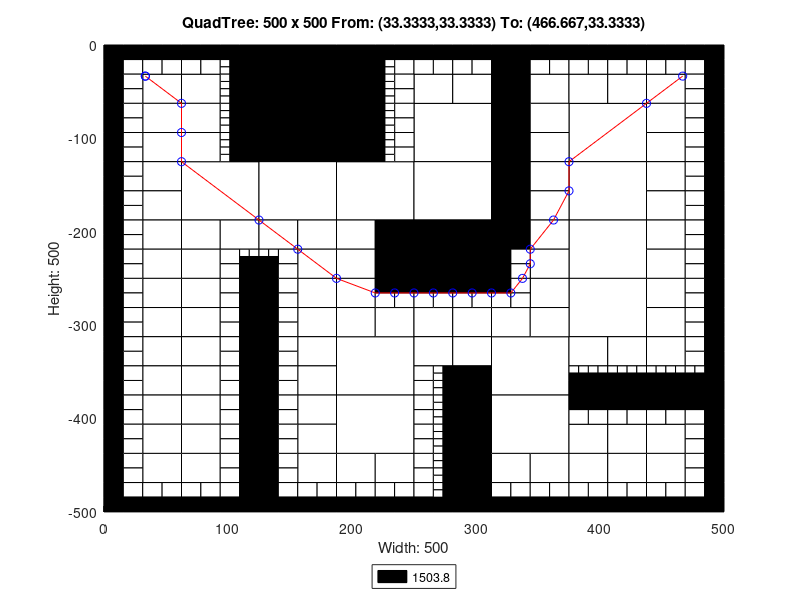

Recreate this plot in MATLAB.
axis([0 500 -500 0]);
title('QuadTree: 500 x 500 From: (33.3333,33.3333) To: (466.667,33.3333)');
xlabel('Width: 500');
ylabel('Height: 500');
rectangle('Position',[125 -62.5 62.5 62.5], 'FaceColor',[0 0 0]);
rectangle('Position',[125 -125 62.5 62.5], 'FaceColor',[0 0 0]);
rectangle('Position',[62.5 -187.5 62.5 62.5], 'FaceColor',[1 1 1]);
rectangle('Position',[125 -187.5 62.5 62.5], 'FaceColor',[1 1 1]);
rectangle('Position',[187.5 -187.5 62.5 62.5], 'FaceColor',[1 1 1]);
rectangle('Position',[250 -125 62.5 62.5], 'FaceColor',[1 1 1]);
rectangle('Position',[375 -125 62.5 62.5], 'FaceColor',[1 1 1]);
rectangle('Position',[250 -187.5 62.5 62.5], 'FaceColor',[1 1 1]);
rectangle('Position',[250 -250 62.5 62.5], 'FaceColor',[0 0 0]);
rectangle('Position',[375 -187.5 62.5 62.5], 'FaceColor',[1 1 1]);
rectangle('Position',[375 -250 62.5 62.5], 'FaceColor',[1 1 1]);
rectangle('Position',[187.5 -375 62.5 62.5], 'FaceColor',[1 1 1]);
rectangle('Position',[187.5 -437.5 62.5 62.5], 'FaceColor',[1 1 1]);
rectangle('Position',[312.5 -375 62.5 62.5], 'FaceColor',[1 1 1]);
rectangle('Position',[375 -312.5 62.5 62.5], 'FaceColor',[1 1 1]);
rectangle('Position',[312.5 -437.5 62.5 62.5], 'FaceColor',[1 1 1]);
rectangle('Position',[31.25 -62.5 31.25 31.25], 'FaceColor',[1 1 1]);
rectangle('Position',[62.5 -62.5 31.25 31.25], 'FaceColor',[1 1 1]);
rectangle('Position',[31.25 -93.75 31.25 31.25], 'FaceColor',[1 1 1]);
rectangle('Position',[31.25 -125 31.25 31.25], 'FaceColor',[1 1 1]);
rectangle('Position',[62.5 -93.75 31.25 31.25], 'FaceColor',[1 1 1]);
rectangle('Position',[62.5 -125 31.25 31.25], 'FaceColor',[1 1 1]);
rectangle('Position',[187.5 -31.25 31.25 31.25], 'FaceColor',[0 0 0]);
rectangle('Position',[187.5 -62.5 31.25 31.25], 'FaceColor',[0 0 0]);
rectangle('Position',[187.5 -93.75 31.25 31.25], 'FaceColor',[0 0 0]);
rectangle('Position',[187.5 -125 31.25 31.25], 'FaceColor',[0 0 0]);
rectangle('Position',[31.25 -156.25 31.25 31.25], 'FaceColor',[1 1 1]);
rectangle('Position',[31.25 -187.5 31.25 31.25], 'FaceColor',[1 1 1]);
rectangle('Position',[31.25 -218.75 31.25 31.25], 'FaceColor',[1 1 1]);
rectangle('Position',[31.25 -250 31.25 31.25], 'FaceColor',[1 1 1]);
rectangle('Position',[62.5 -218.75 31.25 31.25], 'FaceColor',[1 1 1]);
rectangle('Position',[93.75 -218.75 31.25 31.25], 'FaceColor',[1 1 1]);
rectangle('Position',[62.5 -250 31.25 31.25], 'FaceColor',[1 1 1]);
rectangle('Position',[125 -218.75 31.25 31.25], 'FaceColor',[1 1 1]);
rectangle('Position',[156.25 -218.75 31.25 31.25], 'FaceColor',[1 1 1]);
rectangle('Position',[156.25 -250 31.25 31.25], 'FaceColor',[1 1 1]);
rectangle('Position',[187.5 -218.75 31.25 31.25], 'FaceColor',[1 1 1]);
rectangle('Position',[218.75 -218.75 31.25 31.25], 'FaceColor',[0 0 0]);
rectangle('Position',[187.5 -250 31.25 31.25], 'FaceColor',[1 1 1]);
rectangle('Position',[218.75 -250 31.25 31.25], 'FaceColor',[0 0 0]);
rectangle('Position',[250 -62.5 31.25 31.25], 'FaceColor',[1 1 1]);
rectangle('Position',[281.25 -62.5 31.25 31.25], 'FaceColor',[1 1 1]);
rectangle('Position',[312.5 -31.25 31.25 31.25], 'FaceColor',[0 0 0]);
rectangle('Position',[312.5 -62.5 31.25 31.25], 'FaceColor',[0 0 0]);
rectangle('Position',[343.75 -62.5 31.25 31.25], 'FaceColor',[1 1 1]);
rectangle('Position',[312.5 -93.75 31.25 31.25], 'FaceColor',[0 0 0]);
rectangle('Position',[343.75 -93.75 31.25 31.25], 'FaceColor',[1 1 1]);
rectangle('Position',[312.5 -125 31.25 31.25], 'FaceColor',[0 0 0]);
rectangle('Position',[343.75 -125 31.25 31.25], 'FaceColor',[1 1 1]);
rectangle('Position',[375 -62.5 31.25 31.25], 'FaceColor',[1 1 1]);
rectangle('Position',[406.25 -62.5 31.25 31.25], 'FaceColor',[1 1 1]);
rectangle('Position',[437.5 -62.5 31.25 31.25], 'FaceColor',[1 1 1]);
rectangle('Position',[437.5 -93.75 31.25 31.25], 'FaceColor',[1 1 1]);
rectangle('Position',[437.5 -125 31.25 31.25], 'FaceColor',[1 1 1]);
rectangle('Position',[312.5 -156.25 31.25 31.25], 'FaceColor',[0 0 0]);
rectangle('Position',[343.75 -156.25 31.25 31.25], 'FaceColor',[1 1 1]);
rectangle('Position',[312.5 -187.5 31.25 31.25], 'FaceColor',[0 0 0]);
rectangle('Position',[343.75 -187.5 31.25 31.25], 'FaceColor',[1 1 1]);
rectangle('Position',[312.5 -218.75 31.25 31.25], 'FaceColor',[0 0 0]);
rectangle('Position',[343.75 -218.75 31.25 31.25], 'FaceColor',[1 1 1]);
rectangle('Position',[343.75 -250 31.25 31.25], 'FaceColor',[1 1 1]);
rectangle('Position',[437.5 -156.25 31.25 31.25], 'FaceColor',[1 1 1]);
rectangle('Position',[437.5 -187.5 31.25 31.25], 'FaceColor',[1 1 1]);
rectangle('Position',[437.5 -218.75 31.25 31.25], 'FaceColor',[1 1 1]);
rectangle('Position',[437.5 -250 31.25 31.25], 'FaceColor',[1 1 1]);
rectangle('Position',[31.25 -281.25 31.25 31.25], 'FaceColor',[1 1 1]);
rectangle('Position',[31.25 -312.5 31.25 31.25], 'FaceColor',[1 1 1]);
rectangle('Position',[62.5 -281.25 31.25 31.25], 'FaceColor',[1 1 1]);
rectangle('Position',[62.5 -312.5 31.25 31.25], 'FaceColor',[1 1 1]);
rectangle('Position',[31.25 -343.75 31.25 31.25], 'FaceColor',[1 1 1]);
rectangle('Position',[31.25 -375 31.25 31.25], 'FaceColor',[1 1 1]);
rectangle('Position',[62.5 -343.75 31.25 31.25], 'FaceColor',[1 1 1]);
rectangle('Position',[62.5 -375 31.25 31.25], 'FaceColor',[1 1 1]);
rectangle('Position',[156.25 -281.25 31.25 31.25], 'FaceColor',[1 1 1]);
rectangle('Position',[156.25 -312.5 31.25 31.25], 'FaceColor',[1 1 1]);
rectangle('Position',[187.5 -281.25 31.25 31.25], 'FaceColor',[1 1 1]);
rectangle('Position',[187.5 -312.5 31.25 31.25], 'FaceColor',[1 1 1]);
rectangle('Position',[218.75 -312.5 31.25 31.25], 'FaceColor',[1 1 1]);
rectangle('Position',[156.25 -343.75 31.25 31.25], 'FaceColor',[1 1 1]);
rectangle('Position',[156.25 -375 31.25 31.25], 'FaceColor',[1 1 1]);
rectangle('Position',[31.25 -406.25 31.25 31.25], 'FaceColor',[1 1 1]);
rectangle('Position',[31.25 -437.5 31.25 31.25], 'FaceColor',[1 1 1]);
rectangle('Position',[62.5 -406.25 31.25 31.25], 'FaceColor',[1 1 1]);
rectangle('Position',[62.5 -437.5 31.25 31.25], 'FaceColor',[1 1 1]);
rectangle('Position',[31.25 -468.75 31.25 31.25], 'FaceColor',[1 1 1]);
rectangle('Position',[62.5 -468.75 31.25 31.25], 'FaceColor',[1 1 1]);
rectangle('Position',[156.25 -406.25 31.25 31.25], 'FaceColor',[1 1 1]);
rectangle('Position',[156.25 -437.5 31.25 31.25], 'FaceColor',[1 1 1]);
rectangle('Position',[156.25 -468.75 31.25 31.25], 'FaceColor',[1 1 1]);
rectangle('Position',[187.5 -468.75 31.25 31.25], 'FaceColor',[1 1 1]);
rectangle('Position',[218.75 -468.75 31.25 31.25], 'FaceColor',[1 1 1]);
rectangle('Position',[250 -312.5 31.25 31.25], 'FaceColor',[1 1 1]);
rectangle('Position',[281.25 -312.5 31.25 31.25], 'FaceColor',[1 1 1]);
rectangle('Position',[343.75 -281.25 31.25 31.25], 'FaceColor',[1 1 1]);
rectangle('Position',[312.5 -312.5 31.25 31.25], 'FaceColor',[1 1 1]);
rectangle('Position',[343.75 -312.5 31.25 31.25], 'FaceColor',[1 1 1]);
rectangle('Position',[250 -343.75 31.25 31.25], 'FaceColor',[1 1 1]);
rectangle('Position',[281.25 -343.75 31.25 31.25], 'FaceColor',[1 1 1]);
rectangle('Position',[281.25 -375 31.25 31.25], 'FaceColor',[0 0 0]);
rectangle('Position',[437.5 -281.25 31.25 31.25], 'FaceColor',[1 1 1]);
rectangle('Position',[437.5 -312.5 31.25 31.25], 'FaceColor',[1 1 1]);
rectangle('Position',[375 -343.75 31.25 31.25], 'FaceColor',[1 1 1]);
rectangle('Position',[406.25 -343.75 31.25 31.25], 'FaceColor',[1 1 1]);
rectangle('Position',[437.5 -343.75 31.25 31.25], 'FaceColor',[1 1 1]);
rectangle('Position',[281.25 -406.25 31.25 31.25], 'FaceColor',[0 0 0]);
rectangle('Position',[281.25 -437.5 31.25 31.25], 'FaceColor',[0 0 0]);
rectangle('Position',[281.25 -468.75 31.25 31.25], 'FaceColor',[0 0 0]);
rectangle('Position',[281.25 -500 31.25 31.25], 'FaceColor',[0 0 0]);
rectangle('Position',[312.5 -468.75 31.25 31.25], 'FaceColor',[1 1 1]);
rectangle('Position',[343.75 -468.75 31.25 31.25], 'FaceColor',[1 1 1]);
rectangle('Position',[375 -437.5 31.25 31.25], 'FaceColor',[1 1 1]);
rectangle('Position',[406.25 -437.5 31.25 31.25], 'FaceColor',[1 1 1]);
rectangle('Position',[437.5 -437.5 31.25 31.25], 'FaceColor',[1 1 1]);
rectangle('Position',[375 -468.75 31.25 31.25], 'FaceColor',[1 1 1]);
rectangle('Position',[406.25 -468.75 31.25 31.25], 'FaceColor',[1 1 1]);
rectangle('Position',[437.5 -468.75 31.25 31.25], 'FaceColor',[1 1 1]);
rectangle('Position',[0 -15.625 15.625 15.625], 'FaceColor',[0 0 0]);
rectangle('Position',[15.625 -15.625 15.625 15.625], 'FaceColor',[0 0 0]);
rectangle('Position',[0 -31.25 15.625 15.625], 'FaceColor',[0 0 0]);
rectangle('Position',[15.625 -31.25 15.625 15.625], 'FaceColor',[1 1 1]);
rectangle('Position',[31.25 -15.625 15.625 15.625], 'FaceColor',[0 0 0]);
rectangle('Position',[46.875 -15.625 15.625 15.625], 'FaceColor',[0 0 0]);
rectangle('Position',[31.25 -31.25 15.625 15.625], 'FaceColor',[1 1 1]);
rectangle('Position',[46.875 -31.25 15.625 15.625], 'FaceColor',[1 1 1]);
rectangle('Position',[0 -46.875 15.625 15.625], 'FaceColor',[0 0 0]);
rectangle('Position',[15.625 -46.875 15.625 15.625], 'FaceColor',[1 1 1]);
rectangle('Position',[0 -62.5 15.625 15.625], 'FaceColor',[0 0 0]);
rectangle('Position',[15.625 -62.5 15.625 15.625], 'FaceColor',[1 1 1]);
rectangle('Position',[62.5 -15.625 15.625 15.625], 'FaceColor',[0 0 0]);
rectangle('Position',[78.125 -15.625 15.625 15.625], 'FaceColor',[0 0 0]);
rectangle('Position',[62.5 -31.25 15.625 15.625], 'FaceColor',[1 1 1]);
rectangle('Position',[78.125 -31.25 15.625 15.625], 'FaceColor',[1 1 1]);
rectangle('Position',[93.75 -15.625 15.625 15.625], 'FaceColor',[0 0 0]);
rectangle('Position',[109.375 -15.625 15.625 15.625], 'FaceColor',[0 0 0]);
rectangle('Position',[109.375 -31.25 15.625 15.625], 'FaceColor',[0 0 0]);
rectangle('Position',[109.375 -46.875 15.625 15.625], 'FaceColor',[0 0 0]);
rectangle('Position',[109.375 -62.5 15.625 15.625], 'FaceColor',[0 0 0]);
rectangle('Position',[0 -78.125 15.625 15.625], 'FaceColor',[0 0 0]);
rectangle('Position',[15.625 -78.125 15.625 15.625], 'FaceColor',[1 1 1]);
rectangle('Position',[0 -93.75 15.625 15.625], 'FaceColor',[0 0 0]);
rectangle('Position',[15.625 -93.75 15.625 15.625], 'FaceColor',[1 1 1]);
rectangle('Position',[0 -109.375 15.625 15.625], 'FaceColor',[0 0 0]);
rectangle('Position',[15.625 -109.375 15.625 15.625], 'FaceColor',[1 1 1]);
rectangle('Position',[0 -125 15.625 15.625], 'FaceColor',[0 0 0]);
rectangle('Position',[15.625 -125 15.625 15.625], 'FaceColor',[1 1 1]);
rectangle('Position',[109.375 -78.125 15.625 15.625], 'FaceColor',[0 0 0]);
rectangle('Position',[109.375 -93.75 15.625 15.625], 'FaceColor',[0 0 0]);
rectangle('Position',[109.375 -109.375 15.625 15.625], 'FaceColor',[0 0 0]);
rectangle('Position',[109.375 -125 15.625 15.625], 'FaceColor',[0 0 0]);
rectangle('Position',[218.75 -15.625 15.625 15.625], 'FaceColor',[0 0 0]);
rectangle('Position',[234.375 -15.625 15.625 15.625], 'FaceColor',[0 0 0]);
rectangle('Position',[234.375 -31.25 15.625 15.625], 'FaceColor',[1 1 1]);
rectangle('Position',[234.375 -46.875 15.625 15.625], 'FaceColor',[1 1 1]);
rectangle('Position',[234.375 -62.5 15.625 15.625], 'FaceColor',[1 1 1]);
rectangle('Position',[234.375 -78.125 15.625 15.625], 'FaceColor',[1 1 1]);
rectangle('Position',[234.375 -93.75 15.625 15.625], 'FaceColor',[1 1 1]);
rectangle('Position',[234.375 -109.375 15.625 15.625], 'FaceColor',[1 1 1]);
rectangle('Position',[234.375 -125 15.625 15.625], 'FaceColor',[1 1 1]);
rectangle('Position',[0 -140.625 15.625 15.625], 'FaceColor',[0 0 0]);
rectangle('Position',[15.625 -140.625 15.625 15.625], 'FaceColor',[1 1 1]);
rectangle('Position',[0 -156.25 15.625 15.625], 'FaceColor',[0 0 0]);
rectangle('Position',[15.625 -156.25 15.625 15.625], 'FaceColor',[1 1 1]);
rectangle('Position',[0 -171.875 15.625 15.625], 'FaceColor',[0 0 0]);
rectangle('Position',[15.625 -171.875 15.625 15.625], 'FaceColor',[1 1 1]);
rectangle('Position',[0 -187.5 15.625 15.625], 'FaceColor',[0 0 0]);
rectangle('Position',[15.625 -187.5 15.625 15.625], 'FaceColor',[1 1 1]);
rectangle('Position',[0 -203.125 15.625 15.625], 'FaceColor',[0 0 0]);
rectangle('Position',[15.625 -203.125 15.625 15.625], 'FaceColor',[1 1 1]);
rectangle('Position',[0 -218.75 15.625 15.625], 'FaceColor',[0 0 0]);
rectangle('Position',[15.625 -218.75 15.625 15.625], 'FaceColor',[1 1 1]);
rectangle('Position',[0 -234.375 15.625 15.625], 'FaceColor',[0 0 0]);
rectangle('Position',[15.625 -234.375 15.625 15.625], 'FaceColor',[1 1 1]);
rectangle('Position',[0 -250 15.625 15.625], 'FaceColor',[0 0 0]);
rectangle('Position',[15.625 -250 15.625 15.625], 'FaceColor',[1 1 1]);
rectangle('Position',[93.75 -234.375 15.625 15.625], 'FaceColor',[1 1 1]);
rectangle('Position',[93.75 -250 15.625 15.625], 'FaceColor',[1 1 1]);
rectangle('Position',[109.375 -250 15.625 15.625], 'FaceColor',[0 0 0]);
rectangle('Position',[140.625 -234.375 15.625 15.625], 'FaceColor',[1 1 1]);
rectangle('Position',[125 -250 15.625 15.625], 'FaceColor',[0 0 0]);
rectangle('Position',[140.625 -250 15.625 15.625], 'FaceColor',[1 1 1]);
rectangle('Position',[250 -15.625 15.625 15.625], 'FaceColor',[0 0 0]);
rectangle('Position',[265.625 -15.625 15.625 15.625], 'FaceColor',[0 0 0]);
rectangle('Position',[250 -31.25 15.625 15.625], 'FaceColor',[1 1 1]);
rectangle('Position',[265.625 -31.25 15.625 15.625], 'FaceColor',[1 1 1]);
rectangle('Position',[281.25 -15.625 15.625 15.625], 'FaceColor',[0 0 0]);
rectangle('Position',[296.875 -15.625 15.625 15.625], 'FaceColor',[0 0 0]);
rectangle('Position',[281.25 -31.25 15.625 15.625], 'FaceColor',[1 1 1]);
rectangle('Position',[296.875 -31.25 15.625 15.625], 'FaceColor',[1 1 1]);
rectangle('Position',[343.75 -15.625 15.625 15.625], 'FaceColor',[0 0 0]);
rectangle('Position',[359.375 -15.625 15.625 15.625], 'FaceColor',[0 0 0]);
rectangle('Position',[343.75 -31.25 15.625 15.625], 'FaceColor',[1 1 1]);
rectangle('Position',[359.375 -31.25 15.625 15.625], 'FaceColor',[1 1 1]);
rectangle('Position',[375 -15.625 15.625 15.625], 'FaceColor',[0 0 0]);
rectangle('Position',[390.625 -15.625 15.625 15.625], 'FaceColor',[0 0 0]);
rectangle('Position',[375 -31.25 15.625 15.625], 'FaceColor',[1 1 1]);
rectangle('Position',[390.625 -31.25 15.625 15.625], 'FaceColor',[1 1 1]);
rectangle('Position',[406.25 -15.625 15.625 15.625], 'FaceColor',[0 0 0]);
rectangle('Position',[421.875 -15.625 15.625 15.625], 'FaceColor',[0 0 0]);
rectangle('Position',[406.25 -31.25 15.625 15.625], 'FaceColor',[1 1 1]);
rectangle('Position',[421.875 -31.25 15.625 15.625], 'FaceColor',[1 1 1]);
rectangle('Position',[437.5 -15.625 15.625 15.625], 'FaceColor',[0 0 0]);
rectangle('Position',[453.125 -15.625 15.625 15.625], 'FaceColor',[0 0 0]);
rectangle('Position',[437.5 -31.25 15.625 15.625], 'FaceColor',[1 1 1]);
rectangle('Position',[453.125 -31.25 15.625 15.625], 'FaceColor',[1 1 1]);
rectangle('Position',[468.75 -15.625 15.625 15.625], 'FaceColor',[0 0 0]);
rectangle('Position',[484.375 -15.625 15.625 15.625], 'FaceColor',[0 0 0]);
rectangle('Position',[468.75 -31.25 15.625 15.625], 'FaceColor',[1 1 1]);
rectangle('Position',[484.375 -31.25 15.625 15.625], 'FaceColor',[0 0 0]);
rectangle('Position',[468.75 -46.875 15.625 15.625], 'FaceColor',[1 1 1]);
rectangle('Position',[484.375 -46.875 15.625 15.625], 'FaceColor',[0 0 0]);
rectangle('Position',[468.75 -62.5 15.625 15.625], 'FaceColor',[1 1 1]);
rectangle('Position',[484.375 -62.5 15.625 15.625], 'FaceColor',[0 0 0]);
rectangle('Position',[468.75 -78.125 15.625 15.625], 'FaceColor',[1 1 1]);
rectangle('Position',[484.375 -78.125 15.625 15.625], 'FaceColor',[0 0 0]);
rectangle('Position',[468.75 -93.75 15.625 15.625], 'FaceColor',[1 1 1]);
rectangle('Position',[484.375 -93.75 15.625 15.625], 'FaceColor',[0 0 0]);
rectangle('Position',[468.75 -109.375 15.625 15.625], 'FaceColor',[1 1 1]);
rectangle('Position',[484.375 -109.375 15.625 15.625], 'FaceColor',[0 0 0]);
rectangle('Position',[468.75 -125 15.625 15.625], 'FaceColor',[1 1 1]);
rectangle('Position',[484.375 -125 15.625 15.625], 'FaceColor',[0 0 0]);
rectangle('Position',[312.5 -234.375 15.625 15.625], 'FaceColor',[0 0 0]);
rectangle('Position',[328.125 -234.375 15.625 15.625], 'FaceColor',[1 1 1]);
rectangle('Position',[312.5 -250 15.625 15.625], 'FaceColor',[0 0 0]);
rectangle('Position',[328.125 -250 15.625 15.625], 'FaceColor',[1 1 1]);
rectangle('Position',[468.75 -140.625 15.625 15.625], 'FaceColor',[1 1 1]);
rectangle('Position',[484.375 -140.625 15.625 15.625], 'FaceColor',[0 0 0]);
rectangle('Position',[468.75 -156.25 15.625 15.625], 'FaceColor',[1 1 1]);
rectangle('Position',[484.375 -156.25 15.625 15.625], 'FaceColor',[0 0 0]);
rectangle('Position',[468.75 -171.875 15.625 15.625], 'FaceColor',[1 1 1]);
rectangle('Position',[484.375 -171.875 15.625 15.625], 'FaceColor',[0 0 0]);
rectangle('Position',[468.75 -187.5 15.625 15.625], 'FaceColor',[1 1 1]);
rectangle('Position',[484.375 -187.5 15.625 15.625], 'FaceColor',[0 0 0]);
rectangle('Position',[468.75 -203.125 15.625 15.625], 'FaceColor',[1 1 1]);
rectangle('Position',[484.375 -203.125 15.625 15.625], 'FaceColor',[0 0 0]);
rectangle('Position',[468.75 -218.75 15.625 15.625], 'FaceColor',[1 1 1]);
rectangle('Position',[484.375 -218.75 15.625 15.625], 'FaceColor',[0 0 0]);
rectangle('Position',[468.75 -234.375 15.625 15.625], 'FaceColor',[1 1 1]);
rectangle('Position',[484.375 -234.375 15.625 15.625], 'FaceColor',[0 0 0]);
rectangle('Position',[468.75 -250 15.625 15.625], 'FaceColor',[1 1 1]);
rectangle('Position',[484.375 -250 15.625 15.625], 'FaceColor',[0 0 0]);
rectangle('Position',[0 -265.625 15.625 15.625], 'FaceColor',[0 0 0]);
rectangle('Position',[15.625 -265.625 15.625 15.625], 'FaceColor',[1 1 1]);
rectangle('Position',[0 -281.25 15.625 15.625], 'FaceColor',[0 0 0]);
rectangle('Position',[15.625 -281.25 15.625 15.625], 'FaceColor',[1 1 1]);
rectangle('Position',[0 -296.875 15.625 15.625], 'FaceColor',[0 0 0]);
rectangle('Position',[15.625 -296.875 15.625 15.625], 'FaceColor',[1 1 1]);
rectangle('Position',[0 -312.5 15.625 15.625], 'FaceColor',[0 0 0]);
rectangle('Position',[15.625 -312.5 15.625 15.625], 'FaceColor',[1 1 1]);
rectangle('Position',[93.75 -265.625 15.625 15.625], 'FaceColor',[1 1 1]);
rectangle('Position',[109.375 -265.625 15.625 15.625], 'FaceColor',[0 0 0]);
rectangle('Position',[93.75 -281.25 15.625 15.625], 'FaceColor',[1 1 1]);
rectangle('Position',[109.375 -281.25 15.625 15.625], 'FaceColor',[0 0 0]);
rectangle('Position',[93.75 -296.875 15.625 15.625], 'FaceColor',[1 1 1]);
rectangle('Position',[109.375 -296.875 15.625 15.625], 'FaceColor',[0 0 0]);
rectangle('Position',[93.75 -312.5 15.625 15.625], 'FaceColor',[1 1 1]);
rectangle('Position',[109.375 -312.5 15.625 15.625], 'FaceColor',[0 0 0]);
rectangle('Position',[0 -328.125 15.625 15.625], 'FaceColor',[0 0 0]);
rectangle('Position',[15.625 -328.125 15.625 15.625], 'FaceColor',[1 1 1]);
rectangle('Position',[0 -343.75 15.625 15.625], 'FaceColor',[0 0 0]);
rectangle('Position',[15.625 -343.75 15.625 15.625], 'FaceColor',[1 1 1]);
rectangle('Position',[0 -359.375 15.625 15.625], 'FaceColor',[0 0 0]);
rectangle('Position',[15.625 -359.375 15.625 15.625], 'FaceColor',[1 1 1]);
rectangle('Position',[0 -375 15.625 15.625], 'FaceColor',[0 0 0]);
rectangle('Position',[15.625 -375 15.625 15.625], 'FaceColor',[1 1 1]);
rectangle('Position',[93.75 -328.125 15.625 15.625], 'FaceColor',[1 1 1]);
rectangle('Position',[109.375 -328.125 15.625 15.625], 'FaceColor',[0 0 0]);
rectangle('Position',[93.75 -343.75 15.625 15.625], 'FaceColor',[1 1 1]);
rectangle('Position',[109.375 -343.75 15.625 15.625], 'FaceColor',[0 0 0]);
rectangle('Position',[93.75 -359.375 15.625 15.625], 'FaceColor',[1 1 1]);
rectangle('Position',[109.375 -359.375 15.625 15.625], 'FaceColor',[0 0 0]);
rectangle('Position',[93.75 -375 15.625 15.625], 'FaceColor',[1 1 1]);
rectangle('Position',[109.375 -375 15.625 15.625], 'FaceColor',[0 0 0]);
rectangle('Position',[125 -265.625 15.625 15.625], 'FaceColor',[0 0 0]);
rectangle('Position',[140.625 -265.625 15.625 15.625], 'FaceColor',[1 1 1]);
rectangle('Position',[125 -281.25 15.625 15.625], 'FaceColor',[0 0 0]);
rectangle('Position',[140.625 -281.25 15.625 15.625], 'FaceColor',[1 1 1]);
rectangle('Position',[125 -296.875 15.625 15.625], 'FaceColor',[0 0 0]);
rectangle('Position',[140.625 -296.875 15.625 15.625], 'FaceColor',[1 1 1]);
rectangle('Position',[125 -312.5 15.625 15.625], 'FaceColor',[0 0 0]);
rectangle('Position',[140.625 -312.5 15.625 15.625], 'FaceColor',[1 1 1]);
rectangle('Position',[218.75 -265.625 15.625 15.625], 'FaceColor',[0 0 0]);
rectangle('Position',[234.375 -265.625 15.625 15.625], 'FaceColor',[0 0 0]);
rectangle('Position',[218.75 -281.25 15.625 15.625], 'FaceColor',[1 1 1]);
rectangle('Position',[234.375 -281.25 15.625 15.625], 'FaceColor',[1 1 1]);
rectangle('Position',[125 -328.125 15.625 15.625], 'FaceColor',[0 0 0]);
rectangle('Position',[140.625 -328.125 15.625 15.625], 'FaceColor',[1 1 1]);
rectangle('Position',[125 -343.75 15.625 15.625], 'FaceColor',[0 0 0]);
rectangle('Position',[140.625 -343.75 15.625 15.625], 'FaceColor',[1 1 1]);
rectangle('Position',[125 -359.375 15.625 15.625], 'FaceColor',[0 0 0]);
rectangle('Position',[140.625 -359.375 15.625 15.625], 'FaceColor',[1 1 1]);
rectangle('Position',[125 -375 15.625 15.625], 'FaceColor',[0 0 0]);
rectangle('Position',[140.625 -375 15.625 15.625], 'FaceColor',[1 1 1]);
rectangle('Position',[0 -390.625 15.625 15.625], 'FaceColor',[0 0 0]);
rectangle('Position',[15.625 -390.625 15.625 15.625], 'FaceColor',[1 1 1]);
rectangle('Position',[0 -406.25 15.625 15.625], 'FaceColor',[0 0 0]);
rectangle('Position',[15.625 -406.25 15.625 15.625], 'FaceColor',[1 1 1]);
rectangle('Position',[0 -421.875 15.625 15.625], 'FaceColor',[0 0 0]);
rectangle('Position',[15.625 -421.875 15.625 15.625], 'FaceColor',[1 1 1]);
rectangle('Position',[0 -437.5 15.625 15.625], 'FaceColor',[0 0 0]);
rectangle('Position',[15.625 -437.5 15.625 15.625], 'FaceColor',[1 1 1]);
rectangle('Position',[93.75 -390.625 15.625 15.625], 'FaceColor',[1 1 1]);
rectangle('Position',[109.375 -390.625 15.625 15.625], 'FaceColor',[0 0 0]);
rectangle('Position',[93.75 -406.25 15.625 15.625], 'FaceColor',[1 1 1]);
rectangle('Position',[109.375 -406.25 15.625 15.625], 'FaceColor',[0 0 0]);
rectangle('Position',[93.75 -421.875 15.625 15.625], 'FaceColor',[1 1 1]);
rectangle('Position',[109.375 -421.875 15.625 15.625], 'FaceColor',[0 0 0]);
rectangle('Position',[93.75 -437.5 15.625 15.625], 'FaceColor',[1 1 1]);
rectangle('Position',[109.375 -437.5 15.625 15.625], 'FaceColor',[0 0 0]);
rectangle('Position',[0 -453.125 15.625 15.625], 'FaceColor',[0 0 0]);
rectangle('Position',[15.625 -453.125 15.625 15.625], 'FaceColor',[1 1 1]);
rectangle('Position',[0 -468.75 15.625 15.625], 'FaceColor',[0 0 0]);
rectangle('Position',[15.625 -468.75 15.625 15.625], 'FaceColor',[1 1 1]);
rectangle('Position',[0 -484.375 15.625 15.625], 'FaceColor',[0 0 0]);
rectangle('Position',[15.625 -484.375 15.625 15.625], 'FaceColor',[1 1 1]);
rectangle('Position',[0 -500 15.625 15.625], 'FaceColor',[0 0 0]);
rectangle('Position',[15.625 -500 15.625 15.625], 'FaceColor',[0 0 0]);
rectangle('Position',[31.25 -484.375 15.625 15.625], 'FaceColor',[1 1 1]);
rectangle('Position',[46.875 -484.375 15.625 15.625], 'FaceColor',[1 1 1]);
rectangle('Position',[31.25 -500 15.625 15.625], 'FaceColor',[0 0 0]);
rectangle('Position',[46.875 -500 15.625 15.625], 'FaceColor',[0 0 0]);
rectangle('Position',[93.75 -453.125 15.625 15.625], 'FaceColor',[1 1 1]);
rectangle('Position',[109.375 -453.125 15.625 15.625], 'FaceColor',[0 0 0]);
rectangle('Position',[93.75 -468.75 15.625 15.625], 'FaceColor',[1 1 1]);
rectangle('Position',[109.375 -468.75 15.625 15.625], 'FaceColor',[0 0 0]);
rectangle('Position',[62.5 -484.375 15.625 15.625], 'FaceColor',[1 1 1]);
rectangle('Position',[78.125 -484.375 15.625 15.625], 'FaceColor',[1 1 1]);
rectangle('Position',[62.5 -500 15.625 15.625], 'FaceColor',[0 0 0]);
rectangle('Position',[78.125 -500 15.625 15.625], 'FaceColor',[0 0 0]);
rectangle('Position',[93.75 -484.375 15.625 15.625], 'FaceColor',[1 1 1]);
rectangle('Position',[109.375 -484.375 15.625 15.625], 'FaceColor',[0 0 0]);
rectangle('Position',[93.75 -500 15.625 15.625], 'FaceColor',[0 0 0]);
rectangle('Position',[109.375 -500 15.625 15.625], 'FaceColor',[0 0 0]);
rectangle('Position',[125 -390.625 15.625 15.625], 'FaceColor',[0 0 0]);
rectangle('Position',[140.625 -390.625 15.625 15.625], 'FaceColor',[1 1 1]);
rectangle('Position',[125 -406.25 15.625 15.625], 'FaceColor',[0 0 0]);
rectangle('Position',[140.625 -406.25 15.625 15.625], 'FaceColor',[1 1 1]);
rectangle('Position',[125 -421.875 15.625 15.625], 'FaceColor',[0 0 0]);
rectangle('Position',[140.625 -421.875 15.625 15.625], 'FaceColor',[1 1 1]);
rectangle('Position',[125 -437.5 15.625 15.625], 'FaceColor',[0 0 0]);
rectangle('Position',[140.625 -437.5 15.625 15.625], 'FaceColor',[1 1 1]);
rectangle('Position',[125 -453.125 15.625 15.625], 'FaceColor',[0 0 0]);
rectangle('Position',[140.625 -453.125 15.625 15.625], 'FaceColor',[1 1 1]);
rectangle('Position',[125 -468.75 15.625 15.625], 'FaceColor',[0 0 0]);
rectangle('Position',[140.625 -468.75 15.625 15.625], 'FaceColor',[1 1 1]);
rectangle('Position',[125 -484.375 15.625 15.625], 'FaceColor',[0 0 0]);
rectangle('Position',[140.625 -484.375 15.625 15.625], 'FaceColor',[1 1 1]);
rectangle('Position',[125 -500 15.625 15.625], 'FaceColor',[0 0 0]);
rectangle('Position',[140.625 -500 15.625 15.625], 'FaceColor',[0 0 0]);
rectangle('Position',[156.25 -484.375 15.625 15.625], 'FaceColor',[1 1 1]);
rectangle('Position',[171.875 -484.375 15.625 15.625], 'FaceColor',[1 1 1]);
rectangle('Position',[156.25 -500 15.625 15.625], 'FaceColor',[0 0 0]);
rectangle('Position',[171.875 -500 15.625 15.625], 'FaceColor',[0 0 0]);
rectangle('Position',[187.5 -484.375 15.625 15.625], 'FaceColor',[1 1 1]);
rectangle('Position',[203.125 -484.375 15.625 15.625], 'FaceColor',[1 1 1]);
rectangle('Position',[187.5 -500 15.625 15.625], 'FaceColor',[0 0 0]);
rectangle('Position',[203.125 -500 15.625 15.625], 'FaceColor',[0 0 0]);
rectangle('Position',[218.75 -484.375 15.625 15.625], 'FaceColor',[1 1 1]);
rectangle('Position',[234.375 -484.375 15.625 15.625], 'FaceColor',[1 1 1]);
rectangle('Position',[218.75 -500 15.625 15.625], 'FaceColor',[0 0 0]);
rectangle('Position',[234.375 -500 15.625 15.625], 'FaceColor',[0 0 0]);
rectangle('Position',[250 -265.625 15.625 15.625], 'FaceColor',[0 0 0]);
rectangle('Position',[265.625 -265.625 15.625 15.625], 'FaceColor',[0 0 0]);
rectangle('Position',[250 -281.25 15.625 15.625], 'FaceColor',[1 1 1]);
rectangle('Position',[265.625 -281.25 15.625 15.625], 'FaceColor',[1 1 1]);
rectangle('Position',[281.25 -265.625 15.625 15.625], 'FaceColor',[0 0 0]);
rectangle('Position',[296.875 -265.625 15.625 15.625], 'FaceColor',[0 0 0]);
rectangle('Position',[281.25 -281.25 15.625 15.625], 'FaceColor',[1 1 1]);
rectangle('Position',[296.875 -281.25 15.625 15.625], 'FaceColor',[1 1 1]);
rectangle('Position',[312.5 -265.625 15.625 15.625], 'FaceColor',[0 0 0]);
rectangle('Position',[328.125 -265.625 15.625 15.625], 'FaceColor',[1 1 1]);
rectangle('Position',[312.5 -281.25 15.625 15.625], 'FaceColor',[1 1 1]);
rectangle('Position',[328.125 -281.25 15.625 15.625], 'FaceColor',[1 1 1]);
rectangle('Position',[250 -359.375 15.625 15.625], 'FaceColor',[1 1 1]);
rectangle('Position',[250 -375 15.625 15.625], 'FaceColor',[1 1 1]);
rectangle('Position',[468.75 -265.625 15.625 15.625], 'FaceColor',[1 1 1]);
rectangle('Position',[484.375 -265.625 15.625 15.625], 'FaceColor',[0 0 0]);
rectangle('Position',[468.75 -281.25 15.625 15.625], 'FaceColor',[1 1 1]);
rectangle('Position',[484.375 -281.25 15.625 15.625], 'FaceColor',[0 0 0]);
rectangle('Position',[468.75 -296.875 15.625 15.625], 'FaceColor',[1 1 1]);
rectangle('Position',[484.375 -296.875 15.625 15.625], 'FaceColor',[0 0 0]);
rectangle('Position',[468.75 -312.5 15.625 15.625], 'FaceColor',[1 1 1]);
rectangle('Position',[484.375 -312.5 15.625 15.625], 'FaceColor',[0 0 0]);
rectangle('Position',[375 -375 15.625 15.625], 'FaceColor',[0 0 0]);
rectangle('Position',[390.625 -375 15.625 15.625], 'FaceColor',[0 0 0]);
rectangle('Position',[406.25 -375 15.625 15.625], 'FaceColor',[0 0 0]);
rectangle('Position',[421.875 -375 15.625 15.625], 'FaceColor',[0 0 0]);
rectangle('Position',[468.75 -328.125 15.625 15.625], 'FaceColor',[1 1 1]);
rectangle('Position',[484.375 -328.125 15.625 15.625], 'FaceColor',[0 0 0]);
rectangle('Position',[468.75 -343.75 15.625 15.625], 'FaceColor',[1 1 1]);
rectangle('Position',[484.375 -343.75 15.625 15.625], 'FaceColor',[0 0 0]);
rectangle('Position',[437.5 -375 15.625 15.625], 'FaceColor',[0 0 0]);
rectangle('Position',[453.125 -375 15.625 15.625], 'FaceColor',[0 0 0]);
rectangle('Position',[484.375 -359.375 15.625 15.625], 'FaceColor',[0 0 0]);
rectangle('Position',[468.75 -375 15.625 15.625], 'FaceColor',[0 0 0]);
rectangle('Position',[484.375 -375 15.625 15.625], 'FaceColor',[0 0 0]);
rectangle('Position',[250 -390.625 15.625 15.625], 'FaceColor',[1 1 1]);
rectangle('Position',[250 -406.25 15.625 15.625], 'FaceColor',[1 1 1]);
rectangle('Position',[250 -421.875 15.625 15.625], 'FaceColor',[1 1 1]);
rectangle('Position',[250 -437.5 15.625 15.625], 'FaceColor',[1 1 1]);
rectangle('Position',[250 -453.125 15.625 15.625], 'FaceColor',[1 1 1]);
rectangle('Position',[250 -468.75 15.625 15.625], 'FaceColor',[1 1 1]);
rectangle('Position',[250 -484.375 15.625 15.625], 'FaceColor',[1 1 1]);
rectangle('Position',[250 -500 15.625 15.625], 'FaceColor',[0 0 0]);
rectangle('Position',[265.625 -500 15.625 15.625], 'FaceColor',[0 0 0]);
rectangle('Position',[312.5 -484.375 15.625 15.625], 'FaceColor',[1 1 1]);
rectangle('Position',[328.125 -484.375 15.625 15.625], 'FaceColor',[1 1 1]);
rectangle('Position',[312.5 -500 15.625 15.625], 'FaceColor',[0 0 0]);
rectangle('Position',[328.125 -500 15.625 15.625], 'FaceColor',[0 0 0]);
rectangle('Position',[343.75 -484.375 15.625 15.625], 'FaceColor',[1 1 1]);
rectangle('Position',[359.375 -484.375 15.625 15.625], 'FaceColor',[1 1 1]);
rectangle('Position',[343.75 -500 15.625 15.625], 'FaceColor',[0 0 0]);
rectangle('Position',[359.375 -500 15.625 15.625], 'FaceColor',[0 0 0]);
rectangle('Position',[375 -390.625 15.625 15.625], 'FaceColor',[0 0 0]);
rectangle('Position',[390.625 -390.625 15.625 15.625], 'FaceColor',[0 0 0]);
rectangle('Position',[375 -406.25 15.625 15.625], 'FaceColor',[1 1 1]);
rectangle('Position',[390.625 -406.25 15.625 15.625], 'FaceColor',[1 1 1]);
rectangle('Position',[406.25 -390.625 15.625 15.625], 'FaceColor',[0 0 0]);
rectangle('Position',[421.875 -390.625 15.625 15.625], 'FaceColor',[0 0 0]);
rectangle('Position',[406.25 -406.25 15.625 15.625], 'FaceColor',[1 1 1]);
rectangle('Position',[421.875 -406.25 15.625 15.625], 'FaceColor',[1 1 1]);
rectangle('Position',[437.5 -390.625 15.625 15.625], 'FaceColor',[0 0 0]);
rectangle('Position',[453.125 -390.625 15.625 15.625], 'FaceColor',[0 0 0]);
rectangle('Position',[437.5 -406.25 15.625 15.625], 'FaceColor',[1 1 1]);
rectangle('Position',[453.125 -406.25 15.625 15.625], 'FaceColor',[1 1 1]);
rectangle('Position',[468.75 -390.625 15.625 15.625], 'FaceColor',[0 0 0]);
rectangle('Position',[484.375 -390.625 15.625 15.625], 'FaceColor',[0 0 0]);
rectangle('Position',[468.75 -406.25 15.625 15.625], 'FaceColor',[1 1 1]);
rectangle('Position',[484.375 -406.25 15.625 15.625], 'FaceColor',[0 0 0]);
rectangle('Position',[468.75 -421.875 15.625 15.625], 'FaceColor',[1 1 1]);
rectangle('Position',[484.375 -421.875 15.625 15.625], 'FaceColor',[0 0 0]);
rectangle('Position',[468.75 -437.5 15.625 15.625], 'FaceColor',[1 1 1]);
rectangle('Position',[484.375 -437.5 15.625 15.625], 'FaceColor',[0 0 0]);
rectangle('Position',[375 -484.375 15.625 15.625], 'FaceColor',[1 1 1]);
rectangle('Position',[390.625 -484.375 15.625 15.625], 'FaceColor',[1 1 1]);
rectangle('Position',[375 -500 15.625 15.625], 'FaceColor',[0 0 0]);
rectangle('Position',[390.625 -500 15.625 15.625], 'FaceColor',[0 0 0]);
rectangle('Position',[406.25 -484.375 15.625 15.625], 'FaceColor',[1 1 1]);
rectangle('Position',[421.875 -484.375 15.625 15.625], 'FaceColor',[1 1 1]);
rectangle('Position',[406.25 -500 15.625 15.625], 'FaceColor',[0 0 0]);
rectangle('Position',[421.875 -500 15.625 15.625], 'FaceColor',[0 0 0]);
rectangle('Position',[468.75 -453.125 15.625 15.625], 'FaceColor',[1 1 1]);
rectangle('Position',[484.375 -453.125 15.625 15.625], 'FaceColor',[0 0 0]);
rectangle('Position',[468.75 -468.75 15.625 15.625], 'FaceColor',[1 1 1]);
rectangle('Position',[484.375 -468.75 15.625 15.625], 'FaceColor',[0 0 0]);
rectangle('Position',[437.5 -484.375 15.625 15.625], 'FaceColor',[1 1 1]);
rectangle('Position',[453.125 -484.375 15.625 15.625], 'FaceColor',[1 1 1]);
rectangle('Position',[437.5 -500 15.625 15.625], 'FaceColor',[0 0 0]);
rectangle('Position',[453.125 -500 15.625 15.625], 'FaceColor',[0 0 0]);
rectangle('Position',[468.75 -484.375 15.625 15.625], 'FaceColor',[1 1 1]);
rectangle('Position',[484.375 -484.375 15.625 15.625], 'FaceColor',[0 0 0]);
rectangle('Position',[468.75 -500 15.625 15.625], 'FaceColor',[0 0 0]);
rectangle('Position',[484.375 -500 15.625 15.625], 'FaceColor',[0 0 0]);
rectangle('Position',[93.75 -23.4375 7.8125 7.8125], 'FaceColor',[1 1 1]);
rectangle('Position',[101.562 -23.4375 7.8125 7.8125], 'FaceColor',[0 0 0]);
rectangle('Position',[93.75 -31.25 7.8125 7.8125], 'FaceColor',[1 1 1]);
rectangle('Position',[101.562 -31.25 7.8125 7.8125], 'FaceColor',[0 0 0]);
rectangle('Position',[93.75 -39.0625 7.8125 7.8125], 'FaceColor',[1 1 1]);
rectangle('Position',[101.562 -39.0625 7.8125 7.8125], 'FaceColor',[0 0 0]);
rectangle('Position',[93.75 -46.875 7.8125 7.8125], 'FaceColor',[1 1 1]);
rectangle('Position',[101.562 -46.875 7.8125 7.8125], 'FaceColor',[0 0 0]);
rectangle('Position',[93.75 -54.6875 7.8125 7.8125], 'FaceColor',[1 1 1]);
rectangle('Position',[101.562 -54.6875 7.8125 7.8125], 'FaceColor',[0 0 0]);
rectangle('Position',[93.75 -62.5 7.8125 7.8125], 'FaceColor',[1 1 1]);
rectangle('Position',[101.562 -62.5 7.8125 7.8125], 'FaceColor',[0 0 0]);
rectangle('Position',[93.75 -70.3125 7.8125 7.8125], 'FaceColor',[1 1 1]);
rectangle('Position',[101.562 -70.3125 7.8125 7.8125], 'FaceColor',[0 0 0]);
rectangle('Position',[93.75 -78.125 7.8125 7.8125], 'FaceColor',[1 1 1]);
rectangle('Position',[101.562 -78.125 7.8125 7.8125], 'FaceColor',[0 0 0]);
rectangle('Position',[93.75 -85.9375 7.8125 7.8125], 'FaceColor',[1 1 1]);
rectangle('Position',[101.562 -85.9375 7.8125 7.8125], 'FaceColor',[0 0 0]);
rectangle('Position',[93.75 -93.75 7.8125 7.8125], 'FaceColor',[1 1 1]);
rectangle('Position',[101.562 -93.75 7.8125 7.8125], 'FaceColor',[0 0 0]);
rectangle('Position',[93.75 -101.562 7.8125 7.8125], 'FaceColor',[1 1 1]);
rectangle('Position',[101.562 -101.562 7.8125 7.8125], 'FaceColor',[0 0 0]);
rectangle('Position',[93.75 -109.375 7.8125 7.8125], 'FaceColor',[1 1 1]);
rectangle('Position',[101.562 -109.375 7.8125 7.8125], 'FaceColor',[0 0 0]);
rectangle('Position',[93.75 -117.188 7.8125 7.8125], 'FaceColor',[1 1 1]);
rectangle('Position',[101.562 -117.188 7.8125 7.8125], 'FaceColor',[0 0 0]);
rectangle('Position',[93.75 -125 7.8125 7.8125], 'FaceColor',[1 1 1]);
rectangle('Position',[101.562 -125 7.8125 7.8125], 'FaceColor',[0 0 0]);
rectangle('Position',[218.75 -23.4375 7.8125 7.8125], 'FaceColor',[0 0 0]);
rectangle('Position',[226.562 -23.4375 7.8125 7.8125], 'FaceColor',[1 1 1]);
rectangle('Position',[218.75 -31.25 7.8125 7.8125], 'FaceColor',[0 0 0]);
rectangle('Position',[226.562 -31.25 7.8125 7.8125], 'FaceColor',[1 1 1]);
rectangle('Position',[218.75 -39.0625 7.8125 7.8125], 'FaceColor',[0 0 0]);
rectangle('Position',[226.562 -39.0625 7.8125 7.8125], 'FaceColor',[1 1 1]);
rectangle('Position',[218.75 -46.875 7.8125 7.8125], 'FaceColor',[0 0 0]);
rectangle('Position',[226.562 -46.875 7.8125 7.8125], 'FaceColor',[1 1 1]);
rectangle('Position',[218.75 -54.6875 7.8125 7.8125], 'FaceColor',[0 0 0]);
rectangle('Position',[226.562 -54.6875 7.8125 7.8125], 'FaceColor',[1 1 1]);
rectangle('Position',[218.75 -62.5 7.8125 7.8125], 'FaceColor',[0 0 0]);
rectangle('Position',[226.562 -62.5 7.8125 7.8125], 'FaceColor',[1 1 1]);
rectangle('Position',[218.75 -70.3125 7.8125 7.8125], 'FaceColor',[0 0 0]);
rectangle('Position',[226.562 -70.3125 7.8125 7.8125], 'FaceColor',[1 1 1]);
rectangle('Position',[218.75 -78.125 7.8125 7.8125], 'FaceColor',[0 0 0]);
rectangle('Position',[226.562 -78.125 7.8125 7.8125], 'FaceColor',[1 1 1]);
rectangle('Position',[218.75 -85.9375 7.8125 7.8125], 'FaceColor',[0 0 0]);
rectangle('Position',[226.562 -85.9375 7.8125 7.8125], 'FaceColor',[1 1 1]);
rectangle('Position',[218.75 -93.75 7.8125 7.8125], 'FaceColor',[0 0 0]);
rectangle('Position',[226.562 -93.75 7.8125 7.8125], 'FaceColor',[1 1 1]);
rectangle('Position',[218.75 -101.562 7.8125 7.8125], 'FaceColor',[0 0 0]);
rectangle('Position',[226.562 -101.562 7.8125 7.8125], 'FaceColor',[1 1 1]);
rectangle('Position',[218.75 -109.375 7.8125 7.8125], 'FaceColor',[0 0 0]);
rectangle('Position',[226.562 -109.375 7.8125 7.8125], 'FaceColor',[1 1 1]);
rectangle('Position',[218.75 -117.188 7.8125 7.8125], 'FaceColor',[0 0 0]);
rectangle('Position',[226.562 -117.188 7.8125 7.8125], 'FaceColor',[1 1 1]);
rectangle('Position',[218.75 -125 7.8125 7.8125], 'FaceColor',[0 0 0]);
rectangle('Position',[226.562 -125 7.8125 7.8125], 'FaceColor',[1 1 1]);
rectangle('Position',[109.375 -226.562 7.8125 7.8125], 'FaceColor',[1 1 1]);
rectangle('Position',[117.188 -226.562 7.8125 7.8125], 'FaceColor',[1 1 1]);
rectangle('Position',[109.375 -234.375 7.8125 7.8125], 'FaceColor',[0 0 0]);
rectangle('Position',[117.188 -234.375 7.8125 7.8125], 'FaceColor',[0 0 0]);
rectangle('Position',[125 -226.562 7.8125 7.8125], 'FaceColor',[1 1 1]);
rectangle('Position',[132.812 -226.562 7.8125 7.8125], 'FaceColor',[1 1 1]);
rectangle('Position',[125 -234.375 7.8125 7.8125], 'FaceColor',[0 0 0]);
rectangle('Position',[132.812 -234.375 7.8125 7.8125], 'FaceColor',[0 0 0]);
rectangle('Position',[265.625 -351.562 7.8125 7.8125], 'FaceColor',[1 1 1]);
rectangle('Position',[273.438 -351.562 7.8125 7.8125], 'FaceColor',[0 0 0]);
rectangle('Position',[265.625 -359.375 7.8125 7.8125], 'FaceColor',[1 1 1]);
rectangle('Position',[273.438 -359.375 7.8125 7.8125], 'FaceColor',[0 0 0]);
rectangle('Position',[265.625 -367.188 7.8125 7.8125], 'FaceColor',[1 1 1]);
rectangle('Position',[273.438 -367.188 7.8125 7.8125], 'FaceColor',[0 0 0]);
rectangle('Position',[265.625 -375 7.8125 7.8125], 'FaceColor',[1 1 1]);
rectangle('Position',[273.438 -375 7.8125 7.8125], 'FaceColor',[0 0 0]);
rectangle('Position',[375 -351.562 7.8125 7.8125], 'FaceColor',[1 1 1]);
rectangle('Position',[382.812 -351.562 7.8125 7.8125], 'FaceColor',[1 1 1]);
rectangle('Position',[375 -359.375 7.8125 7.8125], 'FaceColor',[0 0 0]);
rectangle('Position',[382.812 -359.375 7.8125 7.8125], 'FaceColor',[0 0 0]);
rectangle('Position',[390.625 -351.562 7.8125 7.8125], 'FaceColor',[1 1 1]);
rectangle('Position',[398.438 -351.562 7.8125 7.8125], 'FaceColor',[1 1 1]);
rectangle('Position',[390.625 -359.375 7.8125 7.8125], 'FaceColor',[0 0 0]);
rectangle('Position',[398.438 -359.375 7.8125 7.8125], 'FaceColor',[0 0 0]);
rectangle('Position',[406.25 -351.562 7.8125 7.8125], 'FaceColor',[1 1 1]);
rectangle('Position',[414.062 -351.562 7.8125 7.8125], 'FaceColor',[1 1 1]);
rectangle('Position',[406.25 -359.375 7.8125 7.8125], 'FaceColor',[0 0 0]);
rectangle('Position',[414.062 -359.375 7.8125 7.8125], 'FaceColor',[0 0 0]);
rectangle('Position',[421.875 -351.562 7.8125 7.8125], 'FaceColor',[1 1 1]);
rectangle('Position',[429.688 -351.562 7.8125 7.8125], 'FaceColor',[1 1 1]);
rectangle('Position',[421.875 -359.375 7.8125 7.8125], 'FaceColor',[0 0 0]);
rectangle('Position',[429.688 -359.375 7.8125 7.8125], 'FaceColor',[0 0 0]);
rectangle('Position',[437.5 -351.562 7.8125 7.8125], 'FaceColor',[1 1 1]);
rectangle('Position',[445.312 -351.562 7.8125 7.8125], 'FaceColor',[1 1 1]);
rectangle('Position',[437.5 -359.375 7.8125 7.8125], 'FaceColor',[0 0 0]);
rectangle('Position',[445.312 -359.375 7.8125 7.8125], 'FaceColor',[0 0 0]);
rectangle('Position',[453.125 -351.562 7.8125 7.8125], 'FaceColor',[1 1 1]);
rectangle('Position',[460.938 -351.562 7.8125 7.8125], 'FaceColor',[1 1 1]);
rectangle('Position',[453.125 -359.375 7.8125 7.8125], 'FaceColor',[0 0 0]);
rectangle('Position',[460.938 -359.375 7.8125 7.8125], 'FaceColor',[0 0 0]);
rectangle('Position',[468.75 -351.562 7.8125 7.8125], 'FaceColor',[1 1 1]);
rectangle('Position',[476.562 -351.562 7.8125 7.8125], 'FaceColor',[1 1 1]);
rectangle('Position',[468.75 -359.375 7.8125 7.8125], 'FaceColor',[0 0 0]);
rectangle('Position',[476.562 -359.375 7.8125 7.8125], 'FaceColor',[0 0 0]);
rectangle('Position',[265.625 -382.812 7.8125 7.8125], 'FaceColor',[1 1 1]);
rectangle('Position',[273.438 -382.812 7.8125 7.8125], 'FaceColor',[0 0 0]);
rectangle('Position',[265.625 -390.625 7.8125 7.8125], 'FaceColor',[1 1 1]);
rectangle('Position',[273.438 -390.625 7.8125 7.8125], 'FaceColor',[0 0 0]);
rectangle('Position',[265.625 -398.438 7.8125 7.8125], 'FaceColor',[1 1 1]);
rectangle('Position',[273.438 -398.438 7.8125 7.8125], 'FaceColor',[0 0 0]);
rectangle('Position',[265.625 -406.25 7.8125 7.8125], 'FaceColor',[1 1 1]);
rectangle('Position',[273.438 -406.25 7.8125 7.8125], 'FaceColor',[0 0 0]);
rectangle('Position',[265.625 -414.062 7.8125 7.8125], 'FaceColor',[1 1 1]);
rectangle('Position',[273.438 -414.062 7.8125 7.8125], 'FaceColor',[0 0 0]);
rectangle('Position',[265.625 -421.875 7.8125 7.8125], 'FaceColor',[1 1 1]);
rectangle('Position',[273.438 -421.875 7.8125 7.8125], 'FaceColor',[0 0 0]);
rectangle('Position',[265.625 -429.688 7.8125 7.8125], 'FaceColor',[1 1 1]);
rectangle('Position',[273.438 -429.688 7.8125 7.8125], 'FaceColor',[0 0 0]);
rectangle('Position',[265.625 -437.5 7.8125 7.8125], 'FaceColor',[1 1 1]);
rectangle('Position',[273.438 -437.5 7.8125 7.8125], 'FaceColor',[0 0 0]);
rectangle('Position',[265.625 -445.312 7.8125 7.8125], 'FaceColor',[1 1 1]);
rectangle('Position',[273.438 -445.312 7.8125 7.8125], 'FaceColor',[0 0 0]);
rectangle('Position',[265.625 -453.125 7.8125 7.8125], 'FaceColor',[1 1 1]);
rectangle('Position',[273.438 -453.125 7.8125 7.8125], 'FaceColor',[0 0 0]);
rectangle('Position',[265.625 -460.938 7.8125 7.8125], 'FaceColor',[1 1 1]);
rectangle('Position',[273.438 -460.938 7.8125 7.8125], 'FaceColor',[0 0 0]);
rectangle('Position',[265.625 -468.75 7.8125 7.8125], 'FaceColor',[1 1 1]);
rectangle('Position',[273.438 -468.75 7.8125 7.8125], 'FaceColor',[0 0 0]);
rectangle('Position',[265.625 -476.562 7.8125 7.8125], 'FaceColor',[1 1 1]);
rectangle('Position',[273.438 -476.562 7.8125 7.8125], 'FaceColor',[0 0 0]);
rectangle('Position',[265.625 -484.375 7.8125 7.8125], 'FaceColor',[1 1 1]);
rectangle('Position',[273.438 -484.375 7.8125 7.8125], 'FaceColor',[0 0 0]);
X=[466.667,437.5,375,375,362.5,343.75,343.75,337.5,328.125,312.5,296.875,281.25,265.625,250,234.375,218.75,187.5,156.25,125,62.5,62.5,62.5,33.3333,33.3333];
Y=[-33.3333,-62.5,-125,-156.25,-187.5,-218.75,-234.375,-250,-265.625,-265.625,-265.625,-265.625,-265.625,-265.625,-265.625,-265.625,-250,-218.75,-187.5,-125,-93.75,-62.5,-33.3333,-33.3333];
hold on;
plot(X,Y,'r');
plot(X,Y,'bo');
legend('1503.8','Location','southoutside');
